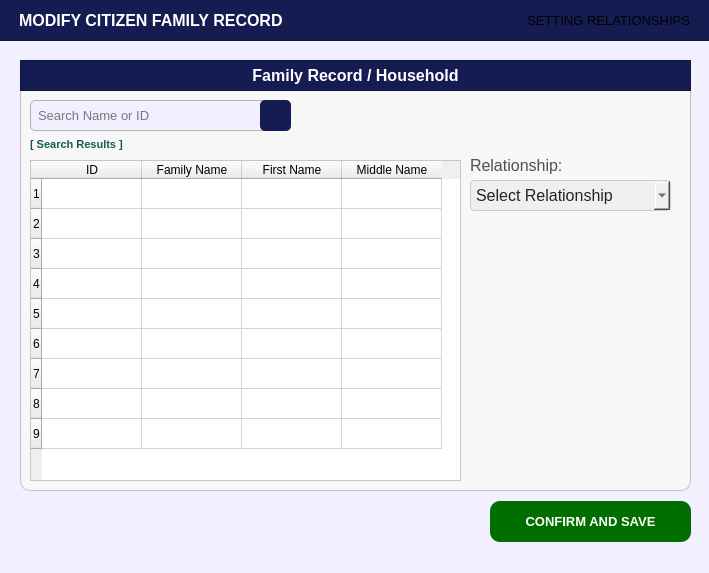
<?xml version="1.0" encoding="UTF-8"?>
<ui version="4.0">
 <class>PopUp_citizenprofileFilterOptions</class>
 <widget class="QDialog" name="PopUp_citizenprofileFilterOptions">
  <property name="geometry">
   <rect>
    <x>0</x>
    <y>0</y>
    <width>709</width>
    <height>573</height>
   </rect>
  </property>
  <property name="sizePolicy">
   <sizepolicy hsizetype="Fixed" vsizetype="Fixed">
    <horstretch>0</horstretch>
    <verstretch>0</verstretch>
   </sizepolicy>
  </property>
  <property name="palette">
   <palette>
    <active>
     <colorrole role="WindowText">
      <brush brushstyle="SolidPattern">
       <color alpha="255">
        <red>255</red>
        <green>255</green>
        <blue>255</blue>
       </color>
      </brush>
     </colorrole>
     <colorrole role="Button">
      <brush brushstyle="SolidPattern">
       <color alpha="255">
        <red>242</red>
        <green>239</green>
        <blue>255</blue>
       </color>
      </brush>
     </colorrole>
     <colorrole role="Light">
      <brush brushstyle="SolidPattern">
       <color alpha="255">
        <red>88</red>
        <green>86</green>
        <blue>150</blue>
       </color>
      </brush>
     </colorrole>
     <colorrole role="Midlight">
      <brush brushstyle="SolidPattern">
       <color alpha="255">
        <red>73</red>
        <green>71</green>
        <blue>125</blue>
       </color>
      </brush>
     </colorrole>
     <colorrole role="Dark">
      <brush brushstyle="SolidPattern">
       <color alpha="255">
        <red>29</red>
        <green>29</green>
        <blue>50</blue>
       </color>
      </brush>
     </colorrole>
     <colorrole role="Mid">
      <brush brushstyle="SolidPattern">
       <color alpha="255">
        <red>39</red>
        <green>38</green>
        <blue>67</blue>
       </color>
      </brush>
     </colorrole>
     <colorrole role="Text">
      <brush brushstyle="SolidPattern">
       <color alpha="255">
        <red>255</red>
        <green>255</green>
        <blue>255</blue>
       </color>
      </brush>
     </colorrole>
     <colorrole role="BrightText">
      <brush brushstyle="SolidPattern">
       <color alpha="255">
        <red>255</red>
        <green>255</green>
        <blue>255</blue>
       </color>
      </brush>
     </colorrole>
     <colorrole role="ButtonText">
      <brush brushstyle="SolidPattern">
       <color alpha="255">
        <red>255</red>
        <green>255</green>
        <blue>255</blue>
       </color>
      </brush>
     </colorrole>
     <colorrole role="Base">
      <brush brushstyle="SolidPattern">
       <color alpha="255">
        <red>242</red>
        <green>239</green>
        <blue>255</blue>
       </color>
      </brush>
     </colorrole>
     <colorrole role="Window">
      <brush brushstyle="SolidPattern">
       <color alpha="255">
        <red>242</red>
        <green>239</green>
        <blue>255</blue>
       </color>
      </brush>
     </colorrole>
     <colorrole role="Shadow">
      <brush brushstyle="SolidPattern">
       <color alpha="255">
        <red>16</red>
        <green>36</green>
        <blue>7</blue>
       </color>
      </brush>
     </colorrole>
     <colorrole role="AlternateBase">
      <brush brushstyle="SolidPattern">
       <color alpha="255">
        <red>29</red>
        <green>28</green>
        <blue>50</blue>
       </color>
      </brush>
     </colorrole>
     <colorrole role="ToolTipBase">
      <brush brushstyle="SolidPattern">
       <color alpha="255">
        <red>255</red>
        <green>255</green>
        <blue>220</blue>
       </color>
      </brush>
     </colorrole>
     <colorrole role="ToolTipText">
      <brush brushstyle="SolidPattern">
       <color alpha="255">
        <red>52</red>
        <green>138</green>
        <blue>46</blue>
       </color>
      </brush>
     </colorrole>
     <colorrole role="PlaceholderText">
      <brush brushstyle="SolidPattern">
       <color alpha="127">
        <red>255</red>
        <green>255</green>
        <blue>255</blue>
       </color>
      </brush>
     </colorrole>
     <colorrole role="Accent">
      <brush brushstyle="SolidPattern">
       <color alpha="255">
        <red>51</red>
        <green>143</green>
        <blue>23</blue>
       </color>
      </brush>
     </colorrole>
    </active>
    <inactive>
     <colorrole role="WindowText">
      <brush brushstyle="SolidPattern">
       <color alpha="255">
        <red>255</red>
        <green>255</green>
        <blue>255</blue>
       </color>
      </brush>
     </colorrole>
     <colorrole role="Button">
      <brush brushstyle="SolidPattern">
       <color alpha="255">
        <red>242</red>
        <green>239</green>
        <blue>255</blue>
       </color>
      </brush>
     </colorrole>
     <colorrole role="Light">
      <brush brushstyle="SolidPattern">
       <color alpha="255">
        <red>88</red>
        <green>86</green>
        <blue>150</blue>
       </color>
      </brush>
     </colorrole>
     <colorrole role="Midlight">
      <brush brushstyle="SolidPattern">
       <color alpha="255">
        <red>73</red>
        <green>71</green>
        <blue>125</blue>
       </color>
      </brush>
     </colorrole>
     <colorrole role="Dark">
      <brush brushstyle="SolidPattern">
       <color alpha="255">
        <red>29</red>
        <green>29</green>
        <blue>50</blue>
       </color>
      </brush>
     </colorrole>
     <colorrole role="Mid">
      <brush brushstyle="SolidPattern">
       <color alpha="255">
        <red>39</red>
        <green>38</green>
        <blue>67</blue>
       </color>
      </brush>
     </colorrole>
     <colorrole role="Text">
      <brush brushstyle="SolidPattern">
       <color alpha="255">
        <red>255</red>
        <green>255</green>
        <blue>255</blue>
       </color>
      </brush>
     </colorrole>
     <colorrole role="BrightText">
      <brush brushstyle="SolidPattern">
       <color alpha="255">
        <red>255</red>
        <green>255</green>
        <blue>255</blue>
       </color>
      </brush>
     </colorrole>
     <colorrole role="ButtonText">
      <brush brushstyle="SolidPattern">
       <color alpha="255">
        <red>255</red>
        <green>255</green>
        <blue>255</blue>
       </color>
      </brush>
     </colorrole>
     <colorrole role="Base">
      <brush brushstyle="SolidPattern">
       <color alpha="255">
        <red>242</red>
        <green>239</green>
        <blue>255</blue>
       </color>
      </brush>
     </colorrole>
     <colorrole role="Window">
      <brush brushstyle="SolidPattern">
       <color alpha="255">
        <red>242</red>
        <green>239</green>
        <blue>255</blue>
       </color>
      </brush>
     </colorrole>
     <colorrole role="Shadow">
      <brush brushstyle="SolidPattern">
       <color alpha="255">
        <red>16</red>
        <green>36</green>
        <blue>7</blue>
       </color>
      </brush>
     </colorrole>
     <colorrole role="AlternateBase">
      <brush brushstyle="SolidPattern">
       <color alpha="255">
        <red>29</red>
        <green>28</green>
        <blue>50</blue>
       </color>
      </brush>
     </colorrole>
     <colorrole role="ToolTipBase">
      <brush brushstyle="SolidPattern">
       <color alpha="255">
        <red>255</red>
        <green>255</green>
        <blue>220</blue>
       </color>
      </brush>
     </colorrole>
     <colorrole role="ToolTipText">
      <brush brushstyle="SolidPattern">
       <color alpha="255">
        <red>52</red>
        <green>138</green>
        <blue>46</blue>
       </color>
      </brush>
     </colorrole>
     <colorrole role="PlaceholderText">
      <brush brushstyle="SolidPattern">
       <color alpha="127">
        <red>255</red>
        <green>255</green>
        <blue>255</blue>
       </color>
      </brush>
     </colorrole>
     <colorrole role="Accent">
      <brush brushstyle="SolidPattern">
       <color alpha="255">
        <red>51</red>
        <green>143</green>
        <blue>23</blue>
       </color>
      </brush>
     </colorrole>
    </inactive>
    <disabled>
     <colorrole role="WindowText">
      <brush brushstyle="SolidPattern">
       <color alpha="255">
        <red>29</red>
        <green>29</green>
        <blue>50</blue>
       </color>
      </brush>
     </colorrole>
     <colorrole role="Button">
      <brush brushstyle="SolidPattern">
       <color alpha="255">
        <red>242</red>
        <green>239</green>
        <blue>255</blue>
       </color>
      </brush>
     </colorrole>
     <colorrole role="Light">
      <brush brushstyle="SolidPattern">
       <color alpha="255">
        <red>88</red>
        <green>86</green>
        <blue>150</blue>
       </color>
      </brush>
     </colorrole>
     <colorrole role="Midlight">
      <brush brushstyle="SolidPattern">
       <color alpha="255">
        <red>73</red>
        <green>71</green>
        <blue>125</blue>
       </color>
      </brush>
     </colorrole>
     <colorrole role="Dark">
      <brush brushstyle="SolidPattern">
       <color alpha="255">
        <red>29</red>
        <green>29</green>
        <blue>50</blue>
       </color>
      </brush>
     </colorrole>
     <colorrole role="Mid">
      <brush brushstyle="SolidPattern">
       <color alpha="255">
        <red>39</red>
        <green>38</green>
        <blue>67</blue>
       </color>
      </brush>
     </colorrole>
     <colorrole role="Text">
      <brush brushstyle="SolidPattern">
       <color alpha="255">
        <red>29</red>
        <green>29</green>
        <blue>50</blue>
       </color>
      </brush>
     </colorrole>
     <colorrole role="BrightText">
      <brush brushstyle="SolidPattern">
       <color alpha="255">
        <red>255</red>
        <green>255</green>
        <blue>255</blue>
       </color>
      </brush>
     </colorrole>
     <colorrole role="ButtonText">
      <brush brushstyle="SolidPattern">
       <color alpha="255">
        <red>29</red>
        <green>29</green>
        <blue>50</blue>
       </color>
      </brush>
     </colorrole>
     <colorrole role="Base">
      <brush brushstyle="SolidPattern">
       <color alpha="255">
        <red>242</red>
        <green>239</green>
        <blue>255</blue>
       </color>
      </brush>
     </colorrole>
     <colorrole role="Window">
      <brush brushstyle="SolidPattern">
       <color alpha="255">
        <red>242</red>
        <green>239</green>
        <blue>255</blue>
       </color>
      </brush>
     </colorrole>
     <colorrole role="Shadow">
      <brush brushstyle="SolidPattern">
       <color alpha="255">
        <red>16</red>
        <green>36</green>
        <blue>7</blue>
       </color>
      </brush>
     </colorrole>
     <colorrole role="AlternateBase">
      <brush brushstyle="SolidPattern">
       <color alpha="255">
        <red>59</red>
        <green>57</green>
        <blue>100</blue>
       </color>
      </brush>
     </colorrole>
     <colorrole role="ToolTipBase">
      <brush brushstyle="SolidPattern">
       <color alpha="255">
        <red>255</red>
        <green>255</green>
        <blue>220</blue>
       </color>
      </brush>
     </colorrole>
     <colorrole role="ToolTipText">
      <brush brushstyle="SolidPattern">
       <color alpha="255">
        <red>52</red>
        <green>138</green>
        <blue>46</blue>
       </color>
      </brush>
     </colorrole>
     <colorrole role="PlaceholderText">
      <brush brushstyle="SolidPattern">
       <color alpha="127">
        <red>29</red>
        <green>29</green>
        <blue>50</blue>
       </color>
      </brush>
     </colorrole>
     <colorrole role="Accent">
      <brush brushstyle="SolidPattern">
       <color alpha="255">
        <red>51</red>
        <green>143</green>
        <blue>23</blue>
       </color>
      </brush>
     </colorrole>
    </disabled>
   </palette>
  </property>
  <property name="cursor">
   <cursorShape>PointingHandCursor</cursorShape>
  </property>
  <property name="windowTitle">
   <string>Dialog</string>
  </property>
  <property name="styleSheet">
   <string notr="true">#PopUp_citizenprofileFilterOptions{
	background-color: #f2efff;
}</string>
  </property>
  <widget class="QFrame" name="basePopUpTitleFrame">
   <property name="geometry">
    <rect>
     <x>-1</x>
     <y>-10</y>
     <width>1181</width>
     <height>51</height>
    </rect>
   </property>
   <property name="styleSheet">
    <string notr="true">#basePopUpTitleFrame {
	background-color: #141c52;
}</string>
   </property>
   <property name="frameShape">
    <enum>QFrame::Shape::StyledPanel</enum>
   </property>
   <property name="frameShadow">
    <enum>QFrame::Shadow::Raised</enum>
   </property>
   <widget class="QLabel" name="label_titleFilterOptions">
    <property name="geometry">
     <rect>
      <x>20</x>
      <y>10</y>
      <width>311</width>
      <height>41</height>
     </rect>
    </property>
    <property name="font">
     <font>
      <family>Arial</family>
      <pointsize>12</pointsize>
      <bold>true</bold>
     </font>
    </property>
    <property name="styleSheet">
     <string notr="true">#label_titleFilterOptions {
	background-color: transparent;
	color: #FFFFFF;
}
</string>
    </property>
    <property name="text">
     <string>MODIFY CITIZEN FAMILY RECORD</string>
    </property>
    <property name="alignment">
     <set>Qt::AlignmentFlag::AlignLeading|Qt::AlignmentFlag::AlignLeft|Qt::AlignmentFlag::AlignVCenter</set>
    </property>
   </widget>
   <widget class="QLabel" name="filteroptions_label">
    <property name="geometry">
     <rect>
      <x>340</x>
      <y>10</y>
      <width>351</width>
      <height>41</height>
     </rect>
    </property>
    <property name="font">
     <font>
      <family>Arial</family>
      <pointsize>10</pointsize>
      <bold>false</bold>
     </font>
    </property>
    <property name="styleSheet">
     <string notr="true">#filteroptions_label {
	background-color: transparent;
	color: #white;
}
</string>
    </property>
    <property name="text">
     <string>SETTING RELATIONSHIPS</string>
    </property>
    <property name="alignment">
     <set>Qt::AlignmentFlag::AlignRight|Qt::AlignmentFlag::AlignTrailing|Qt::AlignmentFlag::AlignVCenter</set>
    </property>
   </widget>
  </widget>
  <widget class="QPushButton" name="filteroptions_buttonSave">
   <property name="geometry">
    <rect>
     <x>490</x>
     <y>501</y>
     <width>201</width>
     <height>41</height>
    </rect>
   </property>
   <property name="font">
    <font>
     <family>Arial</family>
     <pointsize>10</pointsize>
     <bold>true</bold>
    </font>
   </property>
   <property name="cursor">
    <cursorShape>PointingHandCursor</cursorShape>
   </property>
   <property name="styleSheet">
    <string notr="true">#filteroptions_buttonSave {
    background-color: #006f00;
    color: white;
    border-radius: 10px;
    padding: 10px; /* Optional: Adjusts spacing inside the button */
}
#filteroptions_buttonSave:hover {
    background-color: #00a600; /* Slightly lighter blue when hovered */
}
#filteroptions_buttonSave:pressed {
    background-color: #005d00; /* Darker blue when clicked */
}</string>
   </property>
   <property name="text">
    <string>CONFIRM AND SAVE</string>
   </property>
  </widget>
  <widget class="QFrame" name="basePopUpBodyFrame_2">
   <property name="geometry">
    <rect>
     <x>20</x>
     <y>60</y>
     <width>671</width>
     <height>431</height>
    </rect>
   </property>
   <property name="styleSheet">
    <string notr="true">#basePopUpBodyFrame_2 {
	background-color: rgb(247, 247, 247);
	border: 1px solid rgb(194, 194, 194);
	border-radius: 10px;
}</string>
   </property>
   <property name="frameShape">
    <enum>QFrame::Shape::StyledPanel</enum>
   </property>
   <property name="frameShadow">
    <enum>QFrame::Shadow::Raised</enum>
   </property>
   <widget class="QFrame" name="basePopUpTitleFrame_2">
    <property name="geometry">
     <rect>
      <x>0</x>
      <y>0</y>
      <width>671</width>
      <height>31</height>
     </rect>
    </property>
    <property name="styleSheet">
     <string notr="true">#basePopUpTitleFrame_2 {
	background-color: #141c52;
}</string>
    </property>
    <property name="frameShape">
     <enum>QFrame::Shape::StyledPanel</enum>
    </property>
    <property name="frameShadow">
     <enum>QFrame::Shadow::Raised</enum>
    </property>
    <widget class="QLabel" name="label_title">
     <property name="geometry">
      <rect>
       <x>0</x>
       <y>0</y>
       <width>671</width>
       <height>31</height>
      </rect>
     </property>
     <property name="font">
      <font>
       <family>Arial</family>
       <pointsize>12</pointsize>
       <bold>true</bold>
      </font>
     </property>
     <property name="styleSheet">
      <string notr="true">#label_title{
	background-color:transparent;
	color: rgb(255, 255, 255);
}</string>
     </property>
     <property name="text">
      <string>Family Record / Household</string>
     </property>
     <property name="alignment">
      <set>Qt::AlignmentFlag::AlignCenter</set>
     </property>
    </widget>
   </widget>
   <widget class="QLineEdit" name="profileList_fieldSearch">
    <property name="geometry">
     <rect>
      <x>10</x>
      <y>40</y>
      <width>261</width>
      <height>31</height>
     </rect>
    </property>
    <property name="font">
     <font>
      <family>Arial</family>
      <pointsize>10</pointsize>
     </font>
    </property>
    <property name="styleSheet">
     <string notr="true">#profileList_fieldSearch{
    border: 1px solid #b3b3b3;  /* Black border */
    border-radius: 5px;        /* Rounded corners */
    padding: 5px;               /* Inner spacing */
    background-color: #f2efff;  /* Gray background */
    color: #000000; 
}
</string>
    </property>
    <property name="text">
     <string/>
    </property>
    <property name="placeholderText">
     <string>Search Name or ID</string>
    </property>
   </widget>
   <widget class="QPushButton" name="profileList_buttonSearch">
    <property name="geometry">
     <rect>
      <x>240</x>
      <y>40</y>
      <width>31</width>
      <height>31</height>
     </rect>
    </property>
    <property name="font">
     <font>
      <family>Arial</family>
      <pointsize>9</pointsize>
     </font>
    </property>
    <property name="cursor">
     <cursorShape>PointingHandCursor</cursorShape>
    </property>
    <property name="focusPolicy">
     <enum>Qt::FocusPolicy::NoFocus</enum>
    </property>
    <property name="styleSheet">
     <string notr="true">#profileList_buttonSearch {
    background-color:  #141c52;
    color: white;
    border-radius: 5px;
    padding: 10px; /* Optional: Adjusts spacing inside the button */
}
#profileList_buttonSearch:hover {
    background-color: #1a237e; /* Slightly lighter blue when hovered */
}
#profileList_buttonSearch:pressed {
    background-color: #0f1442; /* Darker blue when clicked */
}</string>
    </property>
    <property name="text">
     <string/>
    </property>
    <property name="icon">
     <iconset>
      <normaloff>../../../Assets/FuncIcons/icon_search_w.svg</normaloff>../../../Assets/FuncIcons/icon_search_w.svg</iconset>
    </property>
    <property name="iconSize">
     <size>
      <width>20</width>
      <height>20</height>
     </size>
    </property>
   </widget>
   <widget class="QLabel" name="message_ProfileList">
    <property name="geometry">
     <rect>
      <x>10</x>
      <y>69</y>
      <width>381</width>
      <height>31</height>
     </rect>
    </property>
    <property name="font">
     <font>
      <family>Arial</family>
      <pointsize>8</pointsize>
      <bold>true</bold>
     </font>
    </property>
    <property name="styleSheet">
     <string notr="true">#message_ProfileList{
	color: #145c52;
}</string>
    </property>
    <property name="text">
     <string>[ Search Results ]</string>
    </property>
   </widget>
   <widget class="QTableWidget" name="tableWidget_search_result">
    <property name="geometry">
     <rect>
      <x>10</x>
      <y>100</y>
      <width>431</width>
      <height>321</height>
     </rect>
    </property>
    <property name="styleSheet">
     <string notr="true">#tableWidget_search_result{
	background-color: white;
}</string>
    </property>
    <row/>
    <row/>
    <row/>
    <row/>
    <row/>
    <row/>
    <row/>
    <row/>
    <row/>
    <column>
     <property name="text">
      <string>ID</string>
     </property>
     <property name="font">
      <font>
       <family>Arial</family>
       <italic>false</italic>
      </font>
     </property>
     <property name="background">
      <color>
       <red>59</red>
       <green>57</green>
       <blue>100</blue>
      </color>
     </property>
    </column>
    <column>
     <property name="text">
      <string>Family Name</string>
     </property>
     <property name="font">
      <font>
       <family>Arial</family>
      </font>
     </property>
     <property name="background">
      <color>
       <red>59</red>
       <green>57</green>
       <blue>100</blue>
      </color>
     </property>
    </column>
    <column>
     <property name="text">
      <string>First Name</string>
     </property>
     <property name="font">
      <font>
       <family>Arial</family>
      </font>
     </property>
     <property name="background">
      <color>
       <red>59</red>
       <green>57</green>
       <blue>100</blue>
      </color>
     </property>
    </column>
    <column>
     <property name="text">
      <string>Middle Name</string>
     </property>
     <property name="font">
      <font>
       <family>Arial</family>
      </font>
     </property>
     <property name="background">
      <color>
       <red>59</red>
       <green>57</green>
       <blue>100</blue>
      </color>
     </property>
    </column>
    <item row="0" column="0">
     <property name="background">
      <brush brushstyle="NoBrush">
       <color alpha="255">
        <red>59</red>
        <green>57</green>
        <blue>100</blue>
       </color>
      </brush>
     </property>
    </item>
   </widget>
   <widget class="QComboBox" name="register_citizen_comboBox_IncomeDistribution">
    <property name="geometry">
     <rect>
      <x>450</x>
      <y>120</y>
      <width>201</width>
      <height>31</height>
     </rect>
    </property>
    <property name="font">
     <font>
      <family>Arial</family>
      <pointsize>12</pointsize>
     </font>
    </property>
    <property name="styleSheet">
     <string notr="true">#register_citizen_comboBox_IncomeDistribution{
	background-color: rgb(239, 239, 239); /* Correct property name */
    color: #242424; /* Set text color to black for better contrast */
    border: 1px solid #ccc; /* Optional: Add a light border */
    padding: 5px; /* Optional: Add some padding */
    border-radius: 4px; /* Optional: Rounded corners */
}</string>
    </property>
    <property name="currentText">
     <string/>
    </property>
    <property name="placeholderText">
     <string>Select Relationship</string>
    </property>
    <property name="duplicatesEnabled">
     <bool>false</bool>
    </property>
    <item>
     <property name="text">
      <string>Mother</string>
     </property>
    </item>
    <item>
     <property name="text">
      <string>Father</string>
     </property>
    </item>
    <item>
     <property name="text">
      <string>Aunt</string>
     </property>
    </item>
    <item>
     <property name="text">
      <string>Uncle</string>
     </property>
    </item>
    <item>
     <property name="text">
      <string>Older Sister</string>
     </property>
    </item>
    <item>
     <property name="text">
      <string>Sister</string>
     </property>
    </item>
    <item>
     <property name="text">
      <string>Younger Sister</string>
     </property>
    </item>
    <item>
     <property name="text">
      <string>Older Brother</string>
     </property>
    </item>
    <item>
     <property name="text">
      <string>Brother</string>
     </property>
    </item>
    <item>
     <property name="text">
      <string>Younger Brother</string>
     </property>
    </item>
    <item>
     <property name="text">
      <string>Niece</string>
     </property>
    </item>
    <item>
     <property name="text">
      <string>Cousin</string>
     </property>
    </item>
    <item>
     <property name="text">
      <string>Friend</string>
     </property>
    </item>
    <item>
     <property name="text">
      <string>Best Friend</string>
     </property>
    </item>
   </widget>
   <widget class="QLabel" name="register_citizen_labelFamilyPlanningMethod">
    <property name="geometry">
     <rect>
      <x>450</x>
      <y>90</y>
      <width>151</width>
      <height>31</height>
     </rect>
    </property>
    <property name="font">
     <font>
      <family>Arial</family>
      <pointsize>12</pointsize>
      <bold>false</bold>
     </font>
    </property>
    <property name="styleSheet">
     <string notr="true">#register_citizen_labelFamilyPlanningMethod {
	background-color: transparent;
	color: #4f4f4f;
}
</string>
    </property>
    <property name="text">
     <string>Relationship:</string>
    </property>
    <property name="alignment">
     <set>Qt::AlignmentFlag::AlignLeading|Qt::AlignmentFlag::AlignLeft|Qt::AlignmentFlag::AlignVCenter</set>
    </property>
   </widget>
  </widget>
 </widget>
 <resources/>
 <connections/>
</ui>
